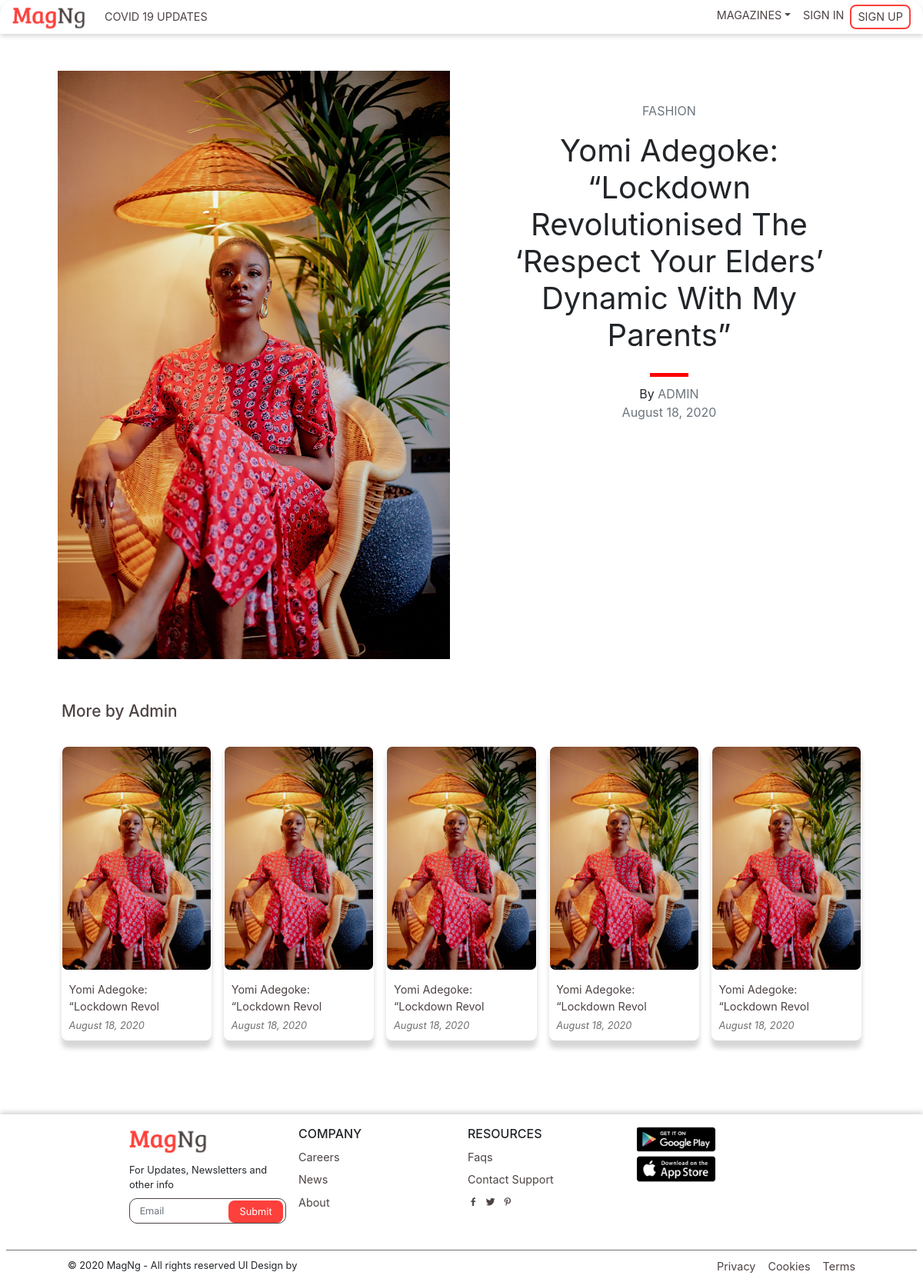
/detail/4/, run on the app's committed database.
### articles/models.py (models this page shows, shortened)
class ArticleModel(models.Model):
    title = models.CharField(max_length=255)
    cover_image = models.ImageField(blank=True, null=True, upload_to='images/')
    description = models.TextField(blank=True, null=True)
    author = models.ForeignKey(User, default=1, on_delete=models.CASCADE)
    date_posted = models.DateTimeField(default=timezone.now)
    publish = models.BooleanField(default=False)
    categories = models.CharField(max_length=50, choices=categories_choices, default='fashion')
    objects = models.Manager()

### users/models.py (models this page shows, shortened)
class CustomUser(AbstractBaseUser, PermissionsMixin):
    email = models.EmailField(_('email address'), unique=True)
    username = models.CharField(_('username'), max_length=20, unique=True)
    slug = models.SlugField(default='slug')
    is_staff = models.BooleanField(_('staff'),default=False)
    is_active = models.BooleanField(_('active'),default=True)
    date_joined = models.DateTimeField(_('date joined'), auto_now_add=True)
    last_login = models.DateTimeField(_('last login'), auto_now=True)
    avatar = models.ImageField(upload_to='avatars', default='default.jpg', blank=True, null=True)
    bio = models.TextField(_('Bio'), blank=True, null=True)
    social_handle = models.CharField(_('Twitter/Instagram handle'), max_length=15, blank=True, null=True)
    USERNAME_FIELD = 'email'
    REQUIRED_FIELDS = ['username']
    objects = CustomUserManager()

### articles/views.py (the view)
# urls.py: path('detail/<int:pk>/', views.ArticleDetailView.as_view(), name='detail'),
class ArticleDetailView(DetailView):
    model = ArticleModel
    template_name = 'articles/detail.html'
    context_object_name = 'object'
    queryset = ArticleModel.objects.filter(publish=True)
    def sort(self):
        article = self.get_object()
        images = article.imagemodel_set.all()
        text_contents = article.textmodel_set.all()
        combine = list(chain(images, text_contents))
        for i in range(len(combine)-1):
            min_pos = i
            for j in range(i, len(combine)):
                if combine[j].timestamp < combine[min_pos].timestamp:
                    min_pos = j
            combine[i], combine[min_pos] = combine[min_pos], combine[i]
        return combine
    def get_context_data(self, **kwargs):
        context = super().get_context_data(**kwargs)
        obj = self.get_object()
        context['main_content'] = self.sort()
        context['more'] = ArticleModel.objects.filter(author=obj.author, publish=True).order_by('-date_posted')[:5]
        context['title'] = 'Article'
        return context

### articles/templatetags/custom_filter_tags.py (called while the page is built)
@register.filter
def capitalize_all(value):
    return value.upper()

@register.filter
def shrink(value):
    if len(value) < 30:
        return value
    return value[:29]

### articles/templates/articles/detail.html (shortened to what this page needs)
{% extends "articles/base.html" %}
{% load custom_filter_tags %}
{% block content %}
    <div class="container-fluid">
        {% if object.cover_image %}
            <div class="row article-head">
                <div class="col-lg-6 col-md-12 max-height">
                    <div class="cover-img-div">
                        <img src="{{ object.cover_image.url }}" alt="article-cover-image" class="cover-img">
                    </div>
                </div>
                <div class="col-lg-6 col-md-12 max-height">
                    <div class="article-info">
                        <div class="category-wrapper">
                            <p class="article-category text-muted">{{ object.categories|capitalize_all }}</p>
                        </div>
                        <h1 class="article-title">{{ object.title }}</h1>
                        <div class="red-line"></div>
                        <span class="article-author">
                            <span class="prefix">By <span class="article-author"><a href="{% url 'users:profile' object.author.id %}" class="author-link text-muted">{{ object.author.username|capitalize_all }}</a> </span></span>
                        </span><br>
                        <time class="article_date text-muted">{{ object.date_posted|date:"F d, Y"  }}</time>
                    </div>
                </div>
            </div>
        {% endif %}
    </div>
    <div class="container pt-3">
    </div>
    {% if more %}
     <section id="top_magazine">
        <div class="d-flex justify-content-between my-4">
            <h4 class="body_title">More by {{ object.author.username }}</h4>
        </div>
        <div class="magazine_grid">
            {% for article in more %}
            <a href="{% url 'articles:detail' article.id %}">
            <div class="magazine_card">
                <div class="magazine_img_cover">
                    {% if article.cover_image %}
                    <img src="{{ article.cover_image.url }}" alt="">
                    {% endif %}
                </div>
                <div class="magazine_card_content">
                    <p class="magazine_title">{{ article.title|shrink }}</p>
                    <p class="time">{{ article.date_posted|date:"F d, Y" }}</p>
                </div>
            </div>
                </a>
            {% endfor %}
        </div>
    </section>
    {% endif %}
{% endblock content %}

### articles/static/articles/css/landing.css (style rules this page uses)
* { margin: 0; padding: 0; box-sizing: border-box; font-family: var(--main-font); }
img { width: 100%; height: auto; }
html { scroll-behavior: smooth; }
#top_magazine, #second_magazine, #third_magazine, #fourth_magazine, #fifth_magazine { padding: 1rem 5rem; }
.body_title { font-size: 1.3rem; color: var(--text-gray); }
#top_magazine a , #second_magazine a, #third_magazine a, #fourth_magazine a, #fifth_magazine a { color: var(--light-gray); font-size: 1.5rem; transition: all 0.6s; }
.magazine_grid { display: grid; grid-template-columns: 1fr 1fr 1fr 1fr 1fr; grid-row-gap: 0.2rem; grid-column-gap: 1rem; }
.magazine_card { background-color: var(--text-white); box-shadow: 0px 10px 6px #00000029; border-radius: 0.5rem; }
.magazine_card_content { padding: 0.6rem; }
.magazine_img_cover { border: 1px solid var(--text-white); overflow: hidden; border-radius: 0.5rem; transition: all 0.6s; }
.magazine_img_cover img { transition: all 0.6s; }
.magazine_title, .time { margin-bottom: 0; color: var(--text-gray); font-size: 0.9rem; margin-top: 0.3rem; transition: all 0.6s; }
.time { color: var(--light-gray) !important; font-size: 0.8rem; font-style: italic; }

### articles/static/articles/css/main.css (style rules this page uses)
html { min-width:450px; }
.cover-img-div, .article-info { width:100%; }
.article-info { padding:40px; text-align:center; }
.cover-img { width:100%; }
.article-head { padding: 0 60px; }
.article-title { font-size:40px; font-weight:400; }
.red-line { height:5px; width:50px; background:red; margin:auto; margin-top: 25px; margin-bottom: 10px; }

### articles/static/articles/css/sign_up.css (style rules this page uses)
:root { --marginB: 18px; --label-fontF: ""; --social-text-FF: ""Open Sans", sans-serif"; --small-text-FF: "Open Sans", sans-serif --regular-text-FF: "Roboto", sans-serif }
* { margin: 0; padding: 0; box-sizing: border-box; font-family: var(--small-text-FF) }

### articles/static/articles/css/navigation.css (style rules this page uses)
:root { --main-font : 'Open Sans', sans-serif; --secondary-font : 'Lato', sans-serif; --text-gray : #4e4343; --text-white : #ffffff; --main-red : #fd403b; --light-gray : #707070; --lighter-gray : #4e43434d; --primary-blue: #39b0fc; }

### data on the page
ArticleModel: cover_image (picture), categories "FASHION", title "Yomi Adegoke: “Lockdown Revolutionised The ‘Respect Your Elders’ Dynamic With My Parents”", author.username "ADMIN", date_posted "August 18, 2020", author.username "Admin"
ArticleModel: cover_image (picture), title|shrink "Yomi Adegoke: “Lockdown Revol", date_posted "August 18, 2020"
ArticleModel: cover_image (picture), title|shrink "Yomi Adegoke: “Lockdown Revol", date_posted "August 18, 2020"
ArticleModel: cover_image (picture), title|shrink "Yomi Adegoke: “Lockdown Revol", date_posted "August 18, 2020"
ArticleModel: cover_image (picture), title|shrink "Yomi Adegoke: “Lockdown Revol", date_posted "August 18, 2020"
ArticleModel: cover_image (picture), title|shrink "Yomi Adegoke: “Lockdown Revol", date_posted "August 18, 2020"
